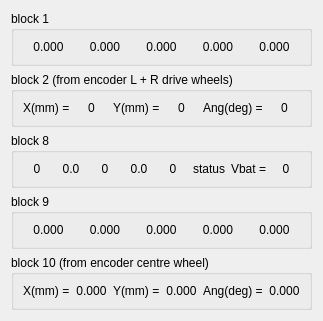
<?xml version="1.0" encoding="UTF-8"?>
<ui version="4.0">
 <class>Form5556</class>
 <widget class="QWidget" name="Form5556">
  <property name="windowModality">
   <enum>Qt::WindowModal</enum>
  </property>
  <property name="geometry">
   <rect>
    <x>0</x>
    <y>0</y>
    <width>290</width>
    <height>272</height>
   </rect>
  </property>
  <property name="sizePolicy">
   <sizepolicy hsizetype="Maximum" vsizetype="Maximum">
    <horstretch>0</horstretch>
    <verstretch>0</verstretch>
   </sizepolicy>
  </property>
  <property name="windowTitle">
   <string>ip:5556</string>
  </property>
  <property name="layoutDirection">
   <enum>Qt::LeftToRight</enum>
  </property>
  <layout class="QVBoxLayout" name="verticalLayout_2">
   <item>
    <widget class="QGroupBox" name="groupBox">
     <property name="title">
      <string>block 1</string>
     </property>
     <layout class="QHBoxLayout" name="horizontalLayout_5">
      <item>
       <widget class="QLabel" name="label_d1f1">
        <property name="text">
         <string>0.000</string>
        </property>
        <property name="alignment">
         <set>Qt::AlignCenter</set>
        </property>
        <property name="textInteractionFlags">
         <set>Qt::LinksAccessibleByKeyboard|Qt::LinksAccessibleByMouse|Qt::TextBrowserInteraction|Qt::TextSelectableByKeyboard|Qt::TextSelectableByMouse</set>
        </property>
       </widget>
      </item>
      <item>
       <widget class="QLabel" name="label_d1f2">
        <property name="text">
         <string>0.000</string>
        </property>
        <property name="alignment">
         <set>Qt::AlignCenter</set>
        </property>
        <property name="textInteractionFlags">
         <set>Qt::LinksAccessibleByKeyboard|Qt::LinksAccessibleByMouse|Qt::TextBrowserInteraction|Qt::TextSelectableByKeyboard|Qt::TextSelectableByMouse</set>
        </property>
       </widget>
      </item>
      <item>
       <widget class="QLabel" name="label_d1f3">
        <property name="text">
         <string>0.000</string>
        </property>
        <property name="alignment">
         <set>Qt::AlignCenter</set>
        </property>
        <property name="textInteractionFlags">
         <set>Qt::LinksAccessibleByKeyboard|Qt::LinksAccessibleByMouse|Qt::TextBrowserInteraction|Qt::TextSelectableByKeyboard|Qt::TextSelectableByMouse</set>
        </property>
       </widget>
      </item>
      <item>
       <widget class="QLabel" name="label_d1f4">
        <property name="text">
         <string>0.000</string>
        </property>
        <property name="alignment">
         <set>Qt::AlignCenter</set>
        </property>
        <property name="textInteractionFlags">
         <set>Qt::LinksAccessibleByKeyboard|Qt::LinksAccessibleByMouse|Qt::TextBrowserInteraction|Qt::TextSelectableByKeyboard|Qt::TextSelectableByMouse</set>
        </property>
       </widget>
      </item>
      <item>
       <widget class="QLabel" name="label_d1f5">
        <property name="text">
         <string>0.000</string>
        </property>
        <property name="alignment">
         <set>Qt::AlignCenter</set>
        </property>
        <property name="textInteractionFlags">
         <set>Qt::LinksAccessibleByKeyboard|Qt::LinksAccessibleByMouse|Qt::TextBrowserInteraction|Qt::TextSelectableByKeyboard|Qt::TextSelectableByMouse</set>
        </property>
       </widget>
      </item>
     </layout>
    </widget>
   </item>
   <item>
    <widget class="QGroupBox" name="groupBox_2">
     <property name="title">
      <string>block 2 (from encoder L + R drive wheels)</string>
     </property>
     <layout class="QHBoxLayout" name="horizontalLayout">
      <item alignment="Qt::AlignRight|Qt::AlignVCenter">
       <widget class="QLabel" name="label">
        <property name="minimumSize">
         <size>
          <width>0</width>
          <height>0</height>
         </size>
        </property>
        <property name="text">
         <string>X(mm) =</string>
        </property>
       </widget>
      </item>
      <item>
       <widget class="QLabel" name="label_d2i1">
        <property name="text">
         <string>0</string>
        </property>
        <property name="alignment">
         <set>Qt::AlignCenter</set>
        </property>
        <property name="textInteractionFlags">
         <set>Qt::LinksAccessibleByKeyboard|Qt::LinksAccessibleByMouse|Qt::TextBrowserInteraction|Qt::TextSelectableByKeyboard|Qt::TextSelectableByMouse</set>
        </property>
       </widget>
      </item>
      <item alignment="Qt::AlignRight|Qt::AlignVCenter">
       <widget class="QLabel" name="label_2">
        <property name="minimumSize">
         <size>
          <width>0</width>
          <height>0</height>
         </size>
        </property>
        <property name="text">
         <string>Y(mm) =</string>
        </property>
       </widget>
      </item>
      <item>
       <widget class="QLabel" name="label_d2i2">
        <property name="text">
         <string>0</string>
        </property>
        <property name="alignment">
         <set>Qt::AlignCenter</set>
        </property>
        <property name="textInteractionFlags">
         <set>Qt::LinksAccessibleByKeyboard|Qt::LinksAccessibleByMouse|Qt::TextBrowserInteraction|Qt::TextSelectableByKeyboard|Qt::TextSelectableByMouse</set>
        </property>
       </widget>
      </item>
      <item alignment="Qt::AlignRight|Qt::AlignVCenter">
       <widget class="QLabel" name="label_3">
        <property name="minimumSize">
         <size>
          <width>0</width>
          <height>0</height>
         </size>
        </property>
        <property name="text">
         <string>Ang(deg) =</string>
        </property>
       </widget>
      </item>
      <item>
       <widget class="QLabel" name="label_d2i3">
        <property name="text">
         <string>0</string>
        </property>
        <property name="alignment">
         <set>Qt::AlignCenter</set>
        </property>
        <property name="textInteractionFlags">
         <set>Qt::LinksAccessibleByKeyboard|Qt::LinksAccessibleByMouse|Qt::TextBrowserInteraction|Qt::TextSelectableByKeyboard|Qt::TextSelectableByMouse</set>
        </property>
       </widget>
      </item>
     </layout>
    </widget>
   </item>
   <item>
    <widget class="QGroupBox" name="groupBox_3">
     <property name="title">
      <string>block 8</string>
     </property>
     <layout class="QHBoxLayout" name="horizontalLayout_2">
      <item>
       <widget class="QLabel" name="label_d8i1">
        <property name="text">
         <string>0</string>
        </property>
        <property name="alignment">
         <set>Qt::AlignCenter</set>
        </property>
        <property name="textInteractionFlags">
         <set>Qt::LinksAccessibleByKeyboard|Qt::LinksAccessibleByMouse|Qt::TextBrowserInteraction|Qt::TextSelectableByKeyboard|Qt::TextSelectableByMouse</set>
        </property>
       </widget>
      </item>
      <item>
       <widget class="QLabel" name="label_d8f2">
        <property name="text">
         <string>0.0</string>
        </property>
        <property name="alignment">
         <set>Qt::AlignCenter</set>
        </property>
        <property name="textInteractionFlags">
         <set>Qt::LinksAccessibleByKeyboard|Qt::LinksAccessibleByMouse|Qt::TextBrowserInteraction|Qt::TextSelectableByKeyboard|Qt::TextSelectableByMouse</set>
        </property>
       </widget>
      </item>
      <item>
       <widget class="QLabel" name="label_d8i3">
        <property name="text">
         <string>0</string>
        </property>
        <property name="alignment">
         <set>Qt::AlignCenter</set>
        </property>
        <property name="textInteractionFlags">
         <set>Qt::LinksAccessibleByKeyboard|Qt::LinksAccessibleByMouse|Qt::TextBrowserInteraction|Qt::TextSelectableByKeyboard|Qt::TextSelectableByMouse</set>
        </property>
       </widget>
      </item>
      <item>
       <widget class="QLabel" name="label_d8f4">
        <property name="text">
         <string>0.0</string>
        </property>
        <property name="alignment">
         <set>Qt::AlignCenter</set>
        </property>
        <property name="textInteractionFlags">
         <set>Qt::LinksAccessibleByKeyboard|Qt::LinksAccessibleByMouse|Qt::TextBrowserInteraction|Qt::TextSelectableByKeyboard|Qt::TextSelectableByMouse</set>
        </property>
       </widget>
      </item>
      <item>
       <widget class="QLabel" name="label_d8i5">
        <property name="text">
         <string>0</string>
        </property>
        <property name="alignment">
         <set>Qt::AlignCenter</set>
        </property>
        <property name="textInteractionFlags">
         <set>Qt::LinksAccessibleByKeyboard|Qt::LinksAccessibleByMouse|Qt::TextBrowserInteraction|Qt::TextSelectableByKeyboard|Qt::TextSelectableByMouse</set>
        </property>
       </widget>
      </item>
      <item>
       <widget class="QLabel" name="label_d8i6">
        <property name="text">
         <string>status</string>
        </property>
        <property name="alignment">
         <set>Qt::AlignCenter</set>
        </property>
        <property name="textInteractionFlags">
         <set>Qt::LinksAccessibleByKeyboard|Qt::LinksAccessibleByMouse|Qt::TextBrowserInteraction|Qt::TextSelectableByKeyboard|Qt::TextSelectableByMouse</set>
        </property>
       </widget>
      </item>
      <item alignment="Qt::AlignRight">
       <widget class="QLabel" name="label_vbat">
        <property name="text">
         <string>Vbat =</string>
        </property>
       </widget>
      </item>
      <item>
       <widget class="QLabel" name="label_d8i7">
        <property name="text">
         <string>0</string>
        </property>
        <property name="alignment">
         <set>Qt::AlignCenter</set>
        </property>
        <property name="textInteractionFlags">
         <set>Qt::LinksAccessibleByKeyboard|Qt::LinksAccessibleByMouse|Qt::TextBrowserInteraction|Qt::TextSelectableByKeyboard|Qt::TextSelectableByMouse</set>
        </property>
       </widget>
      </item>
     </layout>
    </widget>
   </item>
   <item>
    <widget class="QGroupBox" name="groupBox_5">
     <property name="title">
      <string>block 9</string>
     </property>
     <layout class="QHBoxLayout" name="horizontalLayout_4">
      <item>
       <widget class="QLabel" name="label_d9f1">
        <property name="maximumSize">
         <size>
          <width>16777215</width>
          <height>16777215</height>
         </size>
        </property>
        <property name="text">
         <string>0.000</string>
        </property>
        <property name="alignment">
         <set>Qt::AlignCenter</set>
        </property>
        <property name="textInteractionFlags">
         <set>Qt::LinksAccessibleByKeyboard|Qt::LinksAccessibleByMouse|Qt::TextBrowserInteraction|Qt::TextSelectableByKeyboard|Qt::TextSelectableByMouse</set>
        </property>
       </widget>
      </item>
      <item>
       <widget class="QLabel" name="label_d9f2">
        <property name="maximumSize">
         <size>
          <width>16777215</width>
          <height>16777215</height>
         </size>
        </property>
        <property name="text">
         <string>0.000</string>
        </property>
        <property name="alignment">
         <set>Qt::AlignCenter</set>
        </property>
        <property name="textInteractionFlags">
         <set>Qt::LinksAccessibleByKeyboard|Qt::LinksAccessibleByMouse|Qt::TextBrowserInteraction|Qt::TextSelectableByKeyboard|Qt::TextSelectableByMouse</set>
        </property>
       </widget>
      </item>
      <item>
       <widget class="QLabel" name="label_d9f3">
        <property name="text">
         <string>0.000</string>
        </property>
        <property name="alignment">
         <set>Qt::AlignCenter</set>
        </property>
        <property name="textInteractionFlags">
         <set>Qt::LinksAccessibleByKeyboard|Qt::LinksAccessibleByMouse|Qt::TextBrowserInteraction|Qt::TextSelectableByKeyboard|Qt::TextSelectableByMouse</set>
        </property>
       </widget>
      </item>
      <item>
       <widget class="QLabel" name="label_d9f4">
        <property name="text">
         <string>0.000</string>
        </property>
        <property name="alignment">
         <set>Qt::AlignCenter</set>
        </property>
        <property name="textInteractionFlags">
         <set>Qt::LinksAccessibleByKeyboard|Qt::LinksAccessibleByMouse|Qt::TextBrowserInteraction|Qt::TextSelectableByKeyboard|Qt::TextSelectableByMouse</set>
        </property>
       </widget>
      </item>
      <item>
       <widget class="QLabel" name="label_d9f5">
        <property name="maximumSize">
         <size>
          <width>16777215</width>
          <height>16777215</height>
         </size>
        </property>
        <property name="text">
         <string>0.000</string>
        </property>
        <property name="alignment">
         <set>Qt::AlignCenter</set>
        </property>
        <property name="textInteractionFlags">
         <set>Qt::LinksAccessibleByKeyboard|Qt::LinksAccessibleByMouse|Qt::TextBrowserInteraction|Qt::TextSelectableByKeyboard|Qt::TextSelectableByMouse</set>
        </property>
       </widget>
      </item>
     </layout>
    </widget>
   </item>
   <item>
    <widget class="QGroupBox" name="groupBox_4">
     <property name="title">
      <string>block 10 (from encoder centre wheel)</string>
     </property>
     <layout class="QHBoxLayout" name="horizontalLayout_3">
      <item alignment="Qt::AlignRight|Qt::AlignVCenter">
       <widget class="QLabel" name="label_4">
        <property name="minimumSize">
         <size>
          <width>0</width>
          <height>0</height>
         </size>
        </property>
        <property name="text">
         <string>X(mm) =</string>
        </property>
       </widget>
      </item>
      <item>
       <widget class="QLabel" name="label_d10f1">
        <property name="text">
         <string>0.000</string>
        </property>
        <property name="alignment">
         <set>Qt::AlignCenter</set>
        </property>
        <property name="textInteractionFlags">
         <set>Qt::LinksAccessibleByKeyboard|Qt::LinksAccessibleByMouse|Qt::TextBrowserInteraction|Qt::TextSelectableByKeyboard|Qt::TextSelectableByMouse</set>
        </property>
       </widget>
      </item>
      <item alignment="Qt::AlignRight|Qt::AlignVCenter">
       <widget class="QLabel" name="label_5">
        <property name="minimumSize">
         <size>
          <width>0</width>
          <height>0</height>
         </size>
        </property>
        <property name="text">
         <string>Y(mm) =</string>
        </property>
       </widget>
      </item>
      <item>
       <widget class="QLabel" name="label_d10f2">
        <property name="text">
         <string>0.000</string>
        </property>
        <property name="alignment">
         <set>Qt::AlignCenter</set>
        </property>
        <property name="textInteractionFlags">
         <set>Qt::LinksAccessibleByKeyboard|Qt::LinksAccessibleByMouse|Qt::TextBrowserInteraction|Qt::TextSelectableByKeyboard|Qt::TextSelectableByMouse</set>
        </property>
       </widget>
      </item>
      <item alignment="Qt::AlignRight|Qt::AlignVCenter">
       <widget class="QLabel" name="label_6">
        <property name="minimumSize">
         <size>
          <width>0</width>
          <height>0</height>
         </size>
        </property>
        <property name="text">
         <string>Ang(deg) =</string>
        </property>
       </widget>
      </item>
      <item>
       <widget class="QLabel" name="label_d10f3">
        <property name="text">
         <string>0.000</string>
        </property>
        <property name="alignment">
         <set>Qt::AlignCenter</set>
        </property>
        <property name="textInteractionFlags">
         <set>Qt::LinksAccessibleByKeyboard|Qt::LinksAccessibleByMouse|Qt::TextBrowserInteraction|Qt::TextSelectableByKeyboard|Qt::TextSelectableByMouse</set>
        </property>
       </widget>
      </item>
     </layout>
    </widget>
   </item>
  </layout>
 </widget>
 <resources/>
 <connections/>
</ui>
